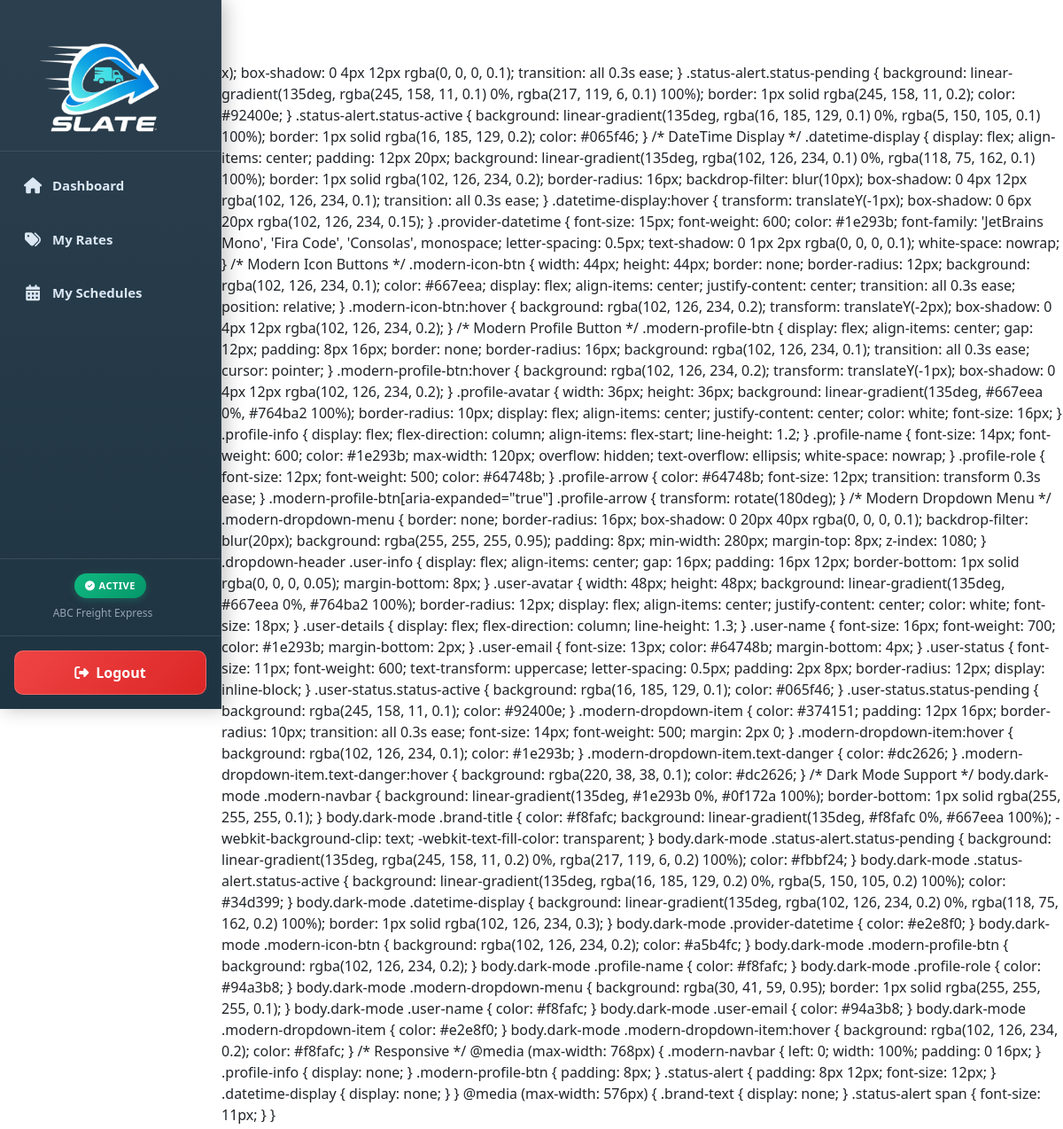
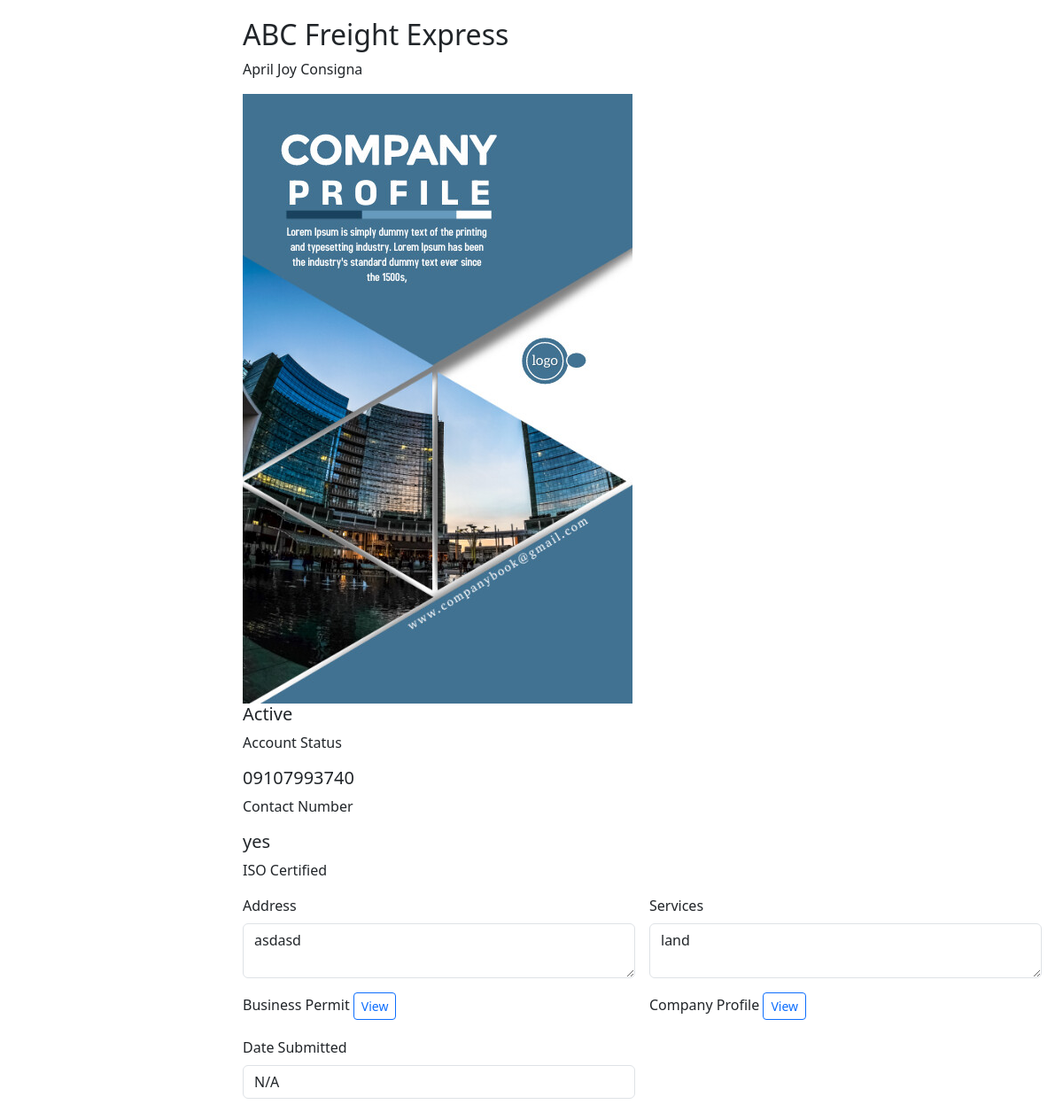
/admin/provider_profile.php (signed in), run on the app's committed database (2 pictures, top to bottom).
### tables this page shows
CREATE TABLE IF NOT EXISTS `active_service_provider` (
  `provider_id` int NOT NULL AUTO_INCREMENT,
  `company_name` varchar(255) NOT NULL,
  `email` varchar(255) NOT NULL,
  `password` varchar(255) NOT NULL,
  `account_type` int NOT NULL DEFAULT '3',
  `contact_person` varchar(255) DEFAULT NULL,
  `contact_number` varchar(50) DEFAULT NULL,
  `address` text,
  `services` text,
  `iso_certified` enum('yes','no') DEFAULT NULL,
  `business_permit` varchar(255) DEFAULT NULL,
  `company_profile` varchar(255) DEFAULT NULL,
  `date_approved` datetime DEFAULT CURRENT_TIMESTAMP,
  `status` varchar(255) NOT NULL DEFAULT 'Active',
  PRIMARY KEY (`provider_id`)
);

### admin/provider_profile.php (the view, shortened to what this page needs)
<?php
include("../connect.php");
$email = $_SESSION['email'];
$account_status = "";
$stmt = $conn->prepare("
    SELECT company_name, contact_person, contact_number, address, services, iso_certified, business_permit, company_profile, status
    FROM active_service_provider WHERE email = ?
");
$stmt->bind_param("s", $email);
$stmt->execute();
$stmt->bind_result($company_name, $contact_person, $contact_number, $address, $services, $iso_certified, $business_permit, $company_profile, $status);
if ($stmt->fetch()) $account_status = "active";
if (empty($date_submitted)) $date_submitted = "N/A";
?>
<!DOCTYPE html>
<html lang="en">
<head>
<link href="https://cdn.jsdelivr.net/npm/bootstrap@5.3.0/dist/css/bootstrap.min.css" rel="stylesheet">
<link href="https://cdnjs.cloudflare.com/ajax/libs/font-awesome/6.4.0/css/all.min.css" rel="stylesheet">
<link href="providerstyles.css" rel="stylesheet">
</head>
<body>
<?php include('provider_sidebar.php'); ?>
<div class="main-content">
    <?php include('provider_navbar.php'); ?>
    <div class="content">
        <div class="profile-header">
            <h2><?= htmlspecialchars($company_name) ?></h2>
            <p><?= htmlspecialchars($contact_person) ?></p>
            <img class="avatar" src="../uploads/<?= !empty($company_profile) ? htmlspecialchars($company_profile) : 'default-avatar.png' ?>" alt="Avatar">
        </div>
        <div class="profile-card">
            <div class="profile-stats">
                <div class="stat">
                    <h5><?= $account_status == 'active' ? 'Active' : 'Pending' ?></h5>
                    <p>Account Status</p>
                </div>
                <div class="stat">
                    <h5><?= htmlspecialchars($contact_number) ?></h5>
                    <p>Contact Number</p>
                </div>
                <div class="stat">
                    <h5><?= htmlspecialchars($iso_certified) ?></h5>
                    <p>ISO Certified</p>
                </div>
            </div>
            <form>
                <div class="row g-3">
                    <div class="col-md-6">
                        <label class="form-label">Address</label>
                        <textarea class="form-control" rows="2" readonly><?= htmlspecialchars($address) ?></textarea>
                    </div>
                    <div class="col-md-6">
                        <label class="form-label">Services</label>
                        <textarea class="form-control" rows="2" readonly><?= htmlspecialchars($services) ?></textarea>
                    </div>
                    <div class="col-md-6">
                        <label class="form-label">Business Permit</label>
                        <?php if (!empty($business_permit)): ?>
                            <a href="../uploads/<?= htmlspecialchars($business_permit) ?>" target="_blank" class="btn btn-outline-primary btn-sm">View</a>
                        <?php else: ?>
                            <p class="text-muted">No file uploaded.</p>
                        <?php endif; ?>
                    </div>
                    <div class="col-md-6">
                        <label class="form-label">Company Profile</label>
                        <?php if (!empty($company_profile)): ?>
                            <a href="../uploads/<?= htmlspecialchars($company_profile) ?>" target="_blank" class="btn btn-outline-primary btn-sm">View</a>
                        <?php else: ?>
                            <p class="text-muted">No file uploaded.</p>
                        <?php endif; ?>
                    </div>
                    <div class="col-md-6">
                        <label class="form-label">Date Submitted</label>
                        <input type="text" class="form-control" value="<?= $date_submitted ?>" readonly>
                    </div>
                </div>
            </form>
        </div>
    </div>
</div>
</body>
</html>

### admin/provider_sidebar.php (shortened to what this page needs)
<?php
$currentPage = basename($_SERVER['PHP_SELF']);
?>
<div class="modern-sidebar">
  <div class="sidebar-header">
    <div class="logo d-flex align-items-center">
      <img src="logo.png" alt="Logo" class="logo-img me-2">
    </div>
  </div>
  <div class="menu">
    <ul class="nav flex-column">
      <li class="nav-item">
        <a href="provider_dashboard.php" class="nav-link <?= ($currentPage == 'provider_dashboard.php') ? 'active' : '' ?>" data-bs-toggle="tooltip" data-bs-placement="right" title="Dashboard">
          <i class="fas fa-home"></i> <span>Dashboard</span>
        </a>
      </li>
      <?php if ($account_status == 'active'): ?>
      <li class="nav-item">
        <a href="provider_rates.php" class="nav-link <?= ($currentPage == 'provider_rates.php') ? 'active' : '' ?>" data-bs-toggle="tooltip" data-bs-placement="right" title="Manage Rates">
          <i class="fas fa-tags"></i> <span>My Rates</span>
        </a>
      </li>
      <li class="nav-item">
        <a href="provider_schedules.php" class="nav-link <?= ($currentPage == 'provider_schedules.php') ? 'active' : '' ?>" data-bs-toggle="tooltip" data-bs-placement="right" title="My Schedules">
          <i class="fas fa-calendar-alt"></i> <span>My Schedules</span>
        </a>
      </li>
      <?php endif; ?>
    </ul>
  </div>
  <div class="provider-info mt-auto text-center p-3">
    <div class="provider-status-badge <?= $account_status == 'active' ? 'status-active' : 'status-pending' ?>">
      <i class="fas <?= $account_status == 'active' ? 'fa-check-circle' : 'fa-clock' ?> me-1"></i>
      <?= ucfirst($account_status) ?>
    </div>
    <div class="provider-name"><?= htmlspecialchars($company_name) ?></div>
  </div>
  <div class="logout-section p-3">
    <a href="#" class="logout-btn" id="providerLogoutBtn">
      <i class="fas fa-sign-out-alt me-2"></i>
      <span>Logout</span>
    </a>
  </div>
</div>

### admin/providerstyles.css (style rules this page uses)
body { display: flex; min-height: 100vh; background: linear-gradient(135deg, #0b2530 0%, #1f3541 100%); }
.main-content { flex-grow: 1; display: flex; flex-direction: column; }
.content { flex-grow: 1; padding: 20px; }

### admin/provider_profile.php (style rules this page uses)
body { background: white; min-height: 100vh; }
.main-content { margin-left: 250px; margin-top: 70px; min-height: calc(100vh - 70px); transition: margin-left 0.3s ease; }
.content { padding: 24px; }

### admin/provider_sidebar.php (style rules this page uses)
.modern-sidebar { width: 250px; height: 100vh; background: linear-gradient(180deg, #2b3f4e 0%, #1f3442 100%); color: #e6edf3; position: fixed; left: 0; top: 0; display: flex; flex-direction: column; overflow-y: auto; overflow-x: hidden; transition: all 0.3s ease; box-shadow: 4px 0 20px rgba(0,0,0,0.25); border-right: 1px solid rgba(255,255,255,0.06); backdrop-filter: blur(6px); z-index: 1000; }
.sidebar-header { padding: 20px 15px; border-bottom: 1px solid rgba(255,255,255,0.1); }
.logo-img { height: 130px; width: auto; }
.menu ul { list-style: none; padding: 12px 10px 16px; }
.menu ul li a { text-decoration: none; display: flex; align-items: center; font-size: 15px; gap: 12px; font-weight: 600; padding: 14px 16px; margin-bottom: 8px; color: #dbe7f3; border-radius: 12px; background: transparent; border: 1px solid transparent; transition: all 0.3s cubic-bezier(0.4, 0, 0.2, 1); position: relative; overflow: hidden; }
.menu ul li a i { font-size: 18px; width: 20px; text-align: center; }
.provider-info { border-top: 1px solid rgba(255,255,255,0.1); margin-top: auto; }
.provider-status-badge { display: inline-flex; align-items: center; padding: 6px 12px; border-radius: 20px; font-size: 11px; font-weight: 600; text-transform: uppercase; letter-spacing: 0.5px; margin-bottom: 8px; }
.provider-status-badge.status-active { background: linear-gradient(135deg, #10b981 0%, #059669 100%); color: white; box-shadow: 0 2px 8px rgba(16, 185, 129, 0.3); }
.provider-name { font-size: 12px; color: #94a3b8; font-weight: 500; max-width: 200px; overflow: hidden; text-overflow: ellipsis; white-space: nowrap; }
.logout-section { border-top: 1px solid rgba(255,255,255,0.1); }
.logout-btn { display: flex; align-items: center; justify-content: center; width: 100%; padding: 12px; background: linear-gradient(135deg, #ef4444 0%, #dc2626 100%); color: white; text-decoration: none; border-radius: 10px; font-weight: 600; transition: all 0.3s ease; border: 1px solid rgba(255,255,255,0.2); }

### data on the page
active_service_provider: company_name "ABC Freight Express", contact_person "April Joy Consigna", company_profile (picture), contact_number "09107993740", iso_certified "yes", address "asdasd", services "land"

### other printed values
$account_status "ACTIVE"
